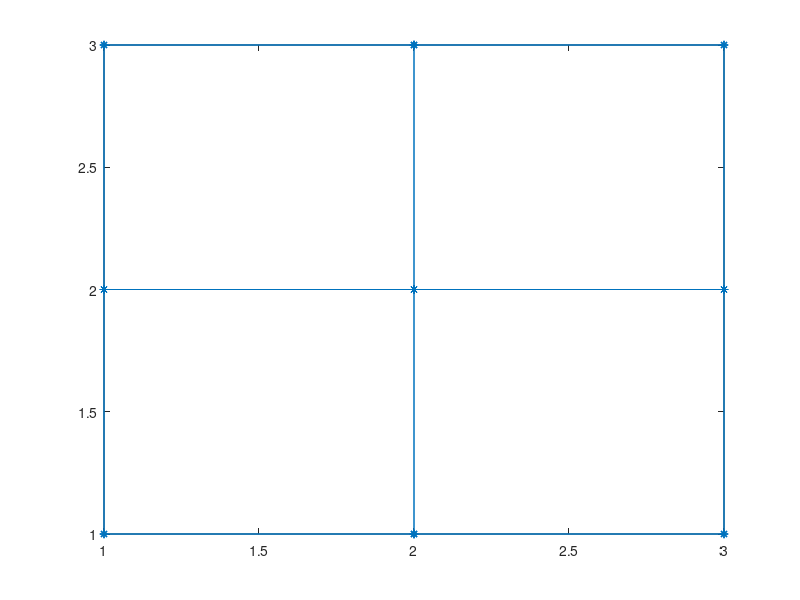
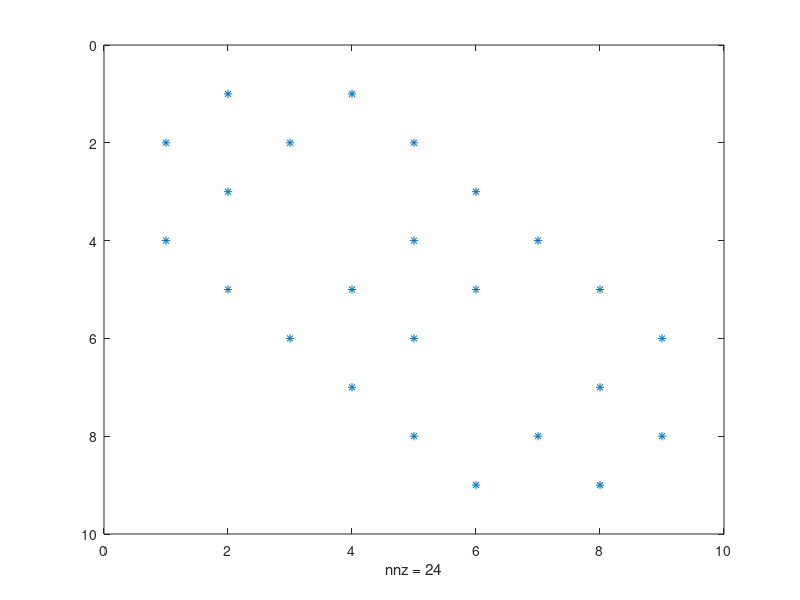

The MATLAB source for these figures, in order: (Note: this script raises an error after producing the figures.)
%Testing multi-objective optimization

clear
close all

P_tr_thresh = 0.75;

%build adjacency matrix
%square grid, connected right and down
s =3; % s is number of grid sections +1 (nodes will represent centers of grid sections).
V = s^2;
i_vals = [];
j_vals = [];
% k_vals = [];
for i = 1:V
   if (mod(i,s) >0) %if it isn't on the right edge of grid
    i_vals(end+1) = i; %add node to right
    j_vals(end+1) = i+1;
   end
   if (mod(i, s) ~=1) %if node isn't on the left edge of grid
    i_vals(end+1) = i; %add node to left
    j_vals(end+1) = i-1;
   end
   if (i<=(V- s))   %if vertex isn't on bottom of grid
    i_vals(end+1) = i;  %add next node down
    j_vals(end+1) = i+s;
   end
   if (i> s) %if vertex isn't on top of grid
    i_vals(end+1) = i;   %add next node up
    j_vals(end+1) = i - s;
   end

end

vals = 10*abs(randn(length(i_vals), 1)); %generate random costs
adj = sparse(i_vals, j_vals, vals, V, V);

d{V, 1} = []; %d{i}(1) is minimum cost, d{i}(2) is total P_tr, d{i}(3) is parent node
P_tr = sqrt(rand(V,1)); %Prob. of traverse associated with each node. sqrt is to bias towards higher values.

%create coordinates
coords = [1 s];
for i = 1:V-1
   coords(i+1,:) = [floor(i/s)+1, s - mod(i,s)];
end
gplot(adj, coords, '*-')
figure
spy(adj)
P_tr(V) = 1;
d{V}(2) = 1; %P_tr for last node is 1.
d{V}(1) = 0;
d{V}(3) = V;
for i=V-1:-1:1 %counting back from last node,
%     conns = find(adj(i,:)~=0);  %find non-zero entries in adj
     options = [];
%     %for j=1:size(conns,1)   %add all entries in d{conns} to options.
%        options(end+(1:size(d{conns},1)),:) = (d{conns} + full([adj(i, conns), 0 , 0])).*[1 P_tr(i) 1]; %total cost
%        
%        options((end - size(d{conns},1)):end, 3) = conns;
%     %end
%     
    conns = find(adj(i,:)~=0);  %find non-zero entries in adj
    for j=1:length(conns)
         l = size(d{conns(j)}(:,1),1);
         p = size(options,1);
         options((end+1):(end+l), 1) = d{conns(j)}(:,1) + adj(i, conns(j));%list all options, find cost
         if p>0
             options((p+1):end, 2) = d{conns(j)}(:,2)*P_tr(i); %calculate P_tr for options
             options((p+1):end, 3) = conns(j); %list parent node for each option.
         else
             options(:, 2) = d{conns(j)}(:,2)*P_tr(i); %calculate P_tr for options
             options(:, 3) = conns(j); %list parent node for each option.
         end
    end
%     options

    % inner front
    
    
    if isempty(d{i})
%         d{i} = options;
%         front = d{i};
        front = options;
    
        list1 = find(front(:,1) >= options(:,1));       %find list of points with greater cost
        list2 = find(front(:,2) >= options(:,2));       %find list of points with greater P_tr
        to_remove = [];     
        ind = [];

        for j=1:length(list1)
            ind = find(list1(j) == list2);      %if any entries are on both lists, remove them.
           if ~isempty(ind)
            to_remove(end+1) = ind;
           end
        end
        front(list2(to_remove),:) = [];
        l = size(options,1);
        front((end+1):(end+l), :) = options;
        
        list1 = find(front(:,1) >= options(:,1));       %find list of points with greater cost
        list2 = find(front(:,2) >= options(:,2));       %find list of points with greater P_tr
        if (length(list1) + length(list2) >0)   %check if any existing nodes are dominated
            t1 = front(:,1) <= options(:,1);
            t2 = front(:,2) <= options(:,2);
            if (isempty(find(t1==t2)))
                front(end+1,:) = options;
            end
        end
       d{i} = front;
    end %end if
    
    
    %[d(i,1), ind] = min(options(:,1));  %choose minimum option
    %par_point(i) = conns(ind);          %set parent for current node
    %d(i,2) = P_tr(par_point(i))*P_tr(i);%calculate cost for current node.
end

t = 1;
path = [1];
while (t<V-1)
    path(end+1) = d{t}(1,3);
    t = path(end);
end
path
cost = d{1}(1)
Prob_traverse = d{1}(2)
hold on
for i=1:length(path)-1
    plot(coords(path(i),1), coords(path(i),2), 'r*')
    plot([coords(path(i),1), coords(path(i+1),1)],[coords(path(i),2), coords(path(i+1),2)], 'r-')    
end
axis off
axis equal
